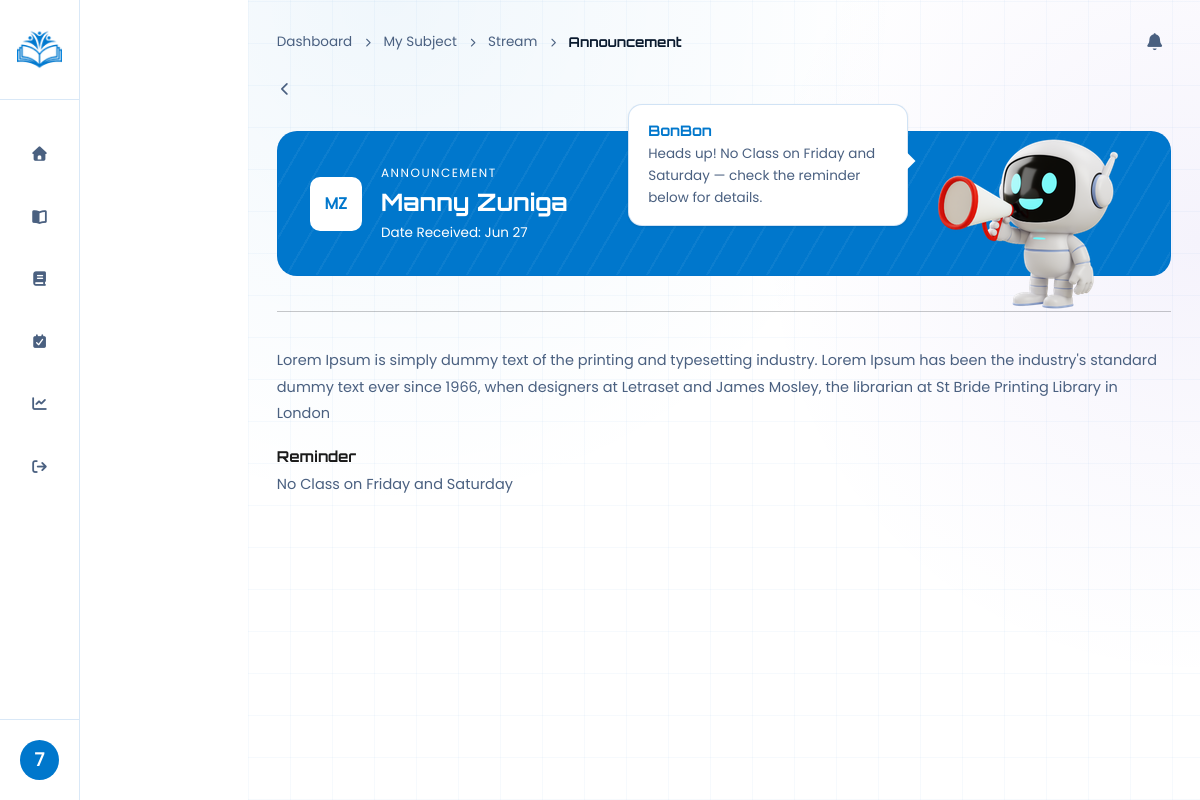
The app's page /public/?url=announcement_view&subject=css&id=1 (signed in) with its own data.
### tables this page shows
CREATE TABLE `tbl_notifications` (
  `id` int(11) NOT NULL AUTO_INCREMENT,
  `sender_id` int(11) NOT NULL,
  `recipient_id` int(11) DEFAULT NULL,
  `grade_level_id` int(11) DEFAULT NULL,
  `receiver_id` int(11) DEFAULT NULL,
  `subject_id` int(11) DEFAULT NULL,
  `title` varchar(255) DEFAULT NULL,
  `message` text NOT NULL,
  `type` varchar(50) NOT NULL,
  `created_at` timestamp NOT NULL DEFAULT current_timestamp(),
  `section_id` int(11) DEFAULT 0,
  `is_read` tinyint(1) NOT NULL DEFAULT 0,
  PRIMARY KEY (`id`),
  KEY `sender_id` (`sender_id`),
  KEY `receiver_id` (`receiver_id`),
  KEY `subject_id` (`subject_id`)
);

CREATE TABLE `tbl_users` (
  `id` int(11) NOT NULL AUTO_INCREMENT,
  `name` varchar(255) DEFAULT NULL,
  `username` varchar(255) DEFAULT NULL,
  `password` varchar(255) NOT NULL,
  `role` varchar(255) NOT NULL,
  `created_at` timestamp NOT NULL DEFAULT current_timestamp(),
  `updated_at` timestamp NOT NULL DEFAULT current_timestamp(),
  PRIMARY KEY (`id`)
);

### app/controllers/StudentsController.php (called while the page is built, shortened)
<?php
require_once "../core/Model.php";
require_once "../app/models/Students.php";
class StudentsController
{
    public function announcement_view()
    {
        $studentModel = new Students();
        $announcementId = isset($_GET['id']) ? (int) trim($_GET['id']) : 0;
        $subjectSlug = isset($_GET['subject']) ? trim($_GET['subject']) : '';
        $announcement = $studentModel->getAnnouncementByIdAndSlug($announcementId, $subjectSlug);
        require_once "../app/view/announcement_view.php";
    }
}

### core/model.php (called while the page is built, shortened)
<?php
class Model {
    public function __construct(){
        $this->db = new mysqli(
            "localhost",
            "root",
            "",
            "ilearn_database"
        );
    }
}

### app/models/Students.php (called while the page is built, shortened)
<?php
require_once "../core/Model.php";
class Students extends Model
{
    public function getAnnouncementByIdAndSlug($announcementId, $subjectSlug)
    {
        $stmt = $this->db->prepare("
        SELECT n.id, n.title, n.message AS body, n.created_at AS posted_at,
               u.name AS teacher_name, s.subject_name, s.subject_code AS slug
        FROM tbl_notifications n
        JOIN tbl_subjects s ON n.subject_id = s.id
        JOIN tbl_users u ON n.sender_id = u.id
        WHERE n.id = ? AND s.subject_code = ? AND n.type = 'announcement'
        LIMIT 1
    ");
        $stmt->bind_param("is", $announcementId, $subjectSlug);
        $stmt->execute();
        return $stmt->get_result()->fetch_assoc();
    }
}

### app/view/announcement_view.php (the view, shortened to what this page needs)
<!DOCTYPE html>
<html lang="en">
<head>
    <link rel="stylesheet" href="../css_folder/components.css">
    <link rel="stylesheet" href="../css_folder/subjects.css">
    <link rel="stylesheet" href="../bootstrap_folder/css/bootstrap.min.css">
    <link rel="stylesheet" href="../font-awesome-icon/css/all.min.css">
</head>
<body>
    <div class="container-fluid p-0">
        <?php include("../components/sidebar.php"); ?>
        <div class="rightbar">
            <div class="anv-page">
                <?php
                $initials = '';
                if ($announcement && !empty($announcement['teacher_name'])) {
                    $parts = explode(' ', $announcement['teacher_name']);
                    $initials = strtoupper(
                        substr($parts[0], 0, 1) .
                        (isset($parts[1]) ? substr($parts[1], 0, 1) : '')
                    );
                }
                ?>
                <?php if (!$announcement): ?>
                    <a href="/learning_management/public/?url=subjects&subject=<?= htmlspecialchars($subjectSlug) ?>"
                        class="anv-back-link">
                        <i class="fa fa-arrow-left"></i> Back to Subject
                    </a>
                    <div class="anv-not-found">
                        <i class="fa fa-folder-open"></i>
                        <p>Announcement not found.</p>
                    </div>
                <?php else: ?>
                    <div class="navbar-bread">
                        <div class="bread-crambs">
                            Dashboard <i class="fa fa-chevron-right"></i>
                            My Subject
                            <i class="fa fa-chevron-right"></i>
                            Stream
                            <i class="fa fa-chevron-right"></i>
                            <b>Announcement</b>
                        </div>
                        <div class="notification">
                            <button>
                                <i class="fa fa-bell"></i>
                            </button>
                        </div>
                    </div>
                    <a href="/learning_management/public/?url=subjects&subject=<?= htmlspecialchars($subjectSlug) ?>"
                        class="mv-back-link">
                        <i class="fa fa-chevron-left"></i>
                    </a>
                    <div class="anv-main-card">
                        <div class="anv-main-sub-card">
                            <div class="anv-card-top">
                                <div class="anv-card-left">
                                    <div class="anv-card-icon">
                                        <div class="anv-avatar">
                                            <?= $initials ?>
                                        </div>
                                    </div>
                                    <div>
                                        <span class="anv-card-label ">Announcement</span>
                                        <h2 class="anv-poster-name">
                                            <?= htmlspecialchars($announcement['teacher_name']) ?>
                                        </h2>
                                        <span class="anv-date">
                                            Date Received:
                                            <?= date('M j', strtotime($announcement['posted_at'])) ?>
                                        </span>
                                    </div>
                                </div>
                                <div class="anv-card-right">
                                    <div class="speech-bubble-announce">
                                        <strong>BonBon</strong>
                                        <p id="bonbonMessage"></p>
                                    </div>
                                    <img src="../images/announce-bonbon.png" alt="">
                                </div>
                            </div>
                            <hr>
                            <div class="anv-body">
                                <p class="anv-body-text">
                                    <?= nl2br(htmlspecialchars($announcement['body'])) ?>
                                </p>
                                <div class="reminder">
                                    Reminder
                                </div>
                                <h2 class="anv-header-text">
                                    <?= htmlspecialchars($announcement['title']) ?>
                                </h2>
                            </div>
                        </div>
                    </div>
                </div>
            <?php endif; ?>
        </div>
    </div>
</body>
</html>

### css_folder/components.css (style rules this page uses)
* { font-family: 'Poppins', sans-serif; scrollbar-width: thin; }
:root { --neon-cyan: #0077cc; --neon-blue: #0055aa; --electric-purple: #5533cc; --deep-navy: #ffffff; --panel-dark: #f4f7fb; --panel-mid: #e8eef8; --panel-border: rgba(0, 100, 200, 0.15); --text-bright: #0a1a2e; --text-dim: #4a6080; --accent-gold: #cc7700; --danger-red: #cc2244; --bg-main: #ffffff; --bg-section-alt: #f0f5fc; --panel-bg: #f5f7fb; --panel: #f7faff; --border: rgba(0, 100, 200, 0.18); --cyan-dim: rgba(0, 119, 204, 0.22); }

### css_folder/subjects.css (style rules this page uses)
* { font-family: 'Poppins', sans-serif; }
:root { --neon-cyan: #0077cc; --neon-blue: #0055aa; --electric-purple: #5533cc; --deep-navy: #ffffff; --panel-dark: #f4f7fb; --panel-mid: #e8eef8; --panel-border: rgba(0, 100, 200, 0.15); --text-bright: #0a1a2e; --text-dim: #4a6080; --accent-gold: #cc7700; --danger-red: #cc2244; --bg-main: #ffffff; --bg-section-alt: #f0f5fc; --panel-bg: #f5f7fb; --panel: #f7faff; --border: rgba(0, 100, 200, 0.18); --panel-alt: #eaf1fc; }
.container-fluid .rightbar { width: calc(100% - 248px); margin-left: 248px; height: 100vh; overflow-y: auto; padding: 1.8rem; background-image: radial-gradient(circle at 15% 0%, rgba(0, 119, 204, 0.06), transparent 45%), radial-gradient(circle at 100% 30%, rgba(85, 51, 204, 0.06), transparent 40%), repeating-linear-gradient(0deg, rgba(0, 100, 200, 0.035) 0px, rgba(0, 100, 200, 0.035) 1px, transparent 1px, transparent 42px), repeating-linear-gradient(90deg, rgba(0, 100, 200, 0.035) 0px, rgba(0, 100, 200, 0.035) 1px, transparent 1px, transparent 42px); }
.rightbar { padding: 0; }
.navbar-bread { display: flex; justify-content: space-between; align-items: center; margin: 0 0 21px; }
.navbar-bread .notification button { outline: none; color: var(--text-dim); background: transparent; border: none; font-size: 17px; }
.bread-crambs { color: var(--text-dim); font-size: 13.5px; display: flex; align-items: center; gap: 10px; }
.bread-crambs .fa { font-size: 9px; }
.bread-crambs b { color: var(--text-bright); font-weight: 800; font-family: "Orbitron", sans-serif; }

### records on screen
tbl_notifications: tbl_users.name "MZ", tbl_users.name "Manny Zuniga", created_at "Jun 27", message "Lorem Ipsum is simply dummy text of the printing and typesetting industry. Lorem Ipsum has been the industry's standard dummy text ever since 1966, when designers at Letraset and James Mosley, the librarian at St Bride Printing Library in London", title "No Class on Friday and Saturday"

### other values on screen
$initial "7"
